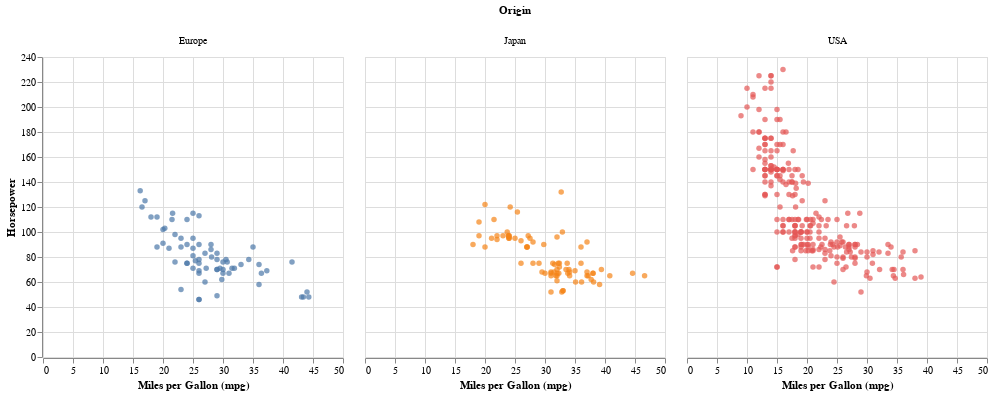

Here is the notebook cell this chart was saved with:
### Markdown cell above
## Faceting

### Code cell
(
    alt.Chart(cars)
      .mark_circle()
      .encode(
          x=alt.X(
              'Miles_per_Gallon',
              axis={'title':'Miles per Gallon (mpg)'}),
          y='Horsepower',
          color=alt.Color('Origin',
                          legend=None),
          column='Origin'
      )
)

### Figure 1 — Vega-Lite specification as saved in the notebook (floating-point values rounded to 4 significant figures; data arrays with more than 128 entries replaced by an {"elided": "..."} marker saying what was removed)
{"config": {"view": {"continuousWidth": 300, "continuousHeight": 300}}, "data": {"name": "data-583e73726c1545c56c203344161a975c"}, "mark": {"type": "circle"}, "encoding": {"color": {"field": "Origin", "legend": null, "type": "nominal"}, "column": {"field": "Origin", "type": "nominal"}, "x": {"axis": {"title": "Miles per Gallon (mpg)"}, "field": "Miles_per_Gallon", "type": "quantitative"}, "y": {"field": "Horsepower", "type": "quantitative"}}, "$schema": "https://vega.github.io/schema/vega-lite/v5.20.1.json", "datasets": {"data-583e73726c1545c56c203344161a975c": {"elided": "406 records"}}}
